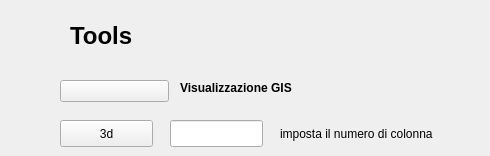
       <widget class="QWidget" name="tab_2">
        <attribute name="title">
         <string>Tool</string>
        </attribute>
        <widget class="QLabel" name="label_75">
         <property name="geometry">
          <rect>
           <x>70</x>
           <y>21</y>
           <width>396</width>
           <height>29</height>
          </rect>
         </property>
         <property name="minimumSize">
          <size>
           <width>396</width>
           <height>0</height>
          </size>
         </property>
         <property name="font">
          <font>
           <pointsize>18</pointsize>
           <weight>75</weight>
           <bold>true</bold>
          </font>
         </property>
         <property name="text">
          <string>Tools</string>
         </property>
        </widget>
        <widget class="QLabel" name="label_76">
         <property name="geometry">
          <rect>
           <x>180</x>
           <y>80</y>
           <width>161</width>
           <height>16</height>
          </rect>
         </property>
         <property name="font">
          <font>
           <weight>75</weight>
           <bold>true</bold>
          </font>
         </property>
         <property name="text">
          <string>Visualizzazione GIS</string>
         </property>
        </widget>
        <widget class="QToolButton" name="toolButtonGis">
         <property name="geometry">
          <rect>
           <x>60</x>
           <y>80</y>
           <width>109</width>
           <height>22</height>
          </rect>
         </property>
         <property name="minimumSize">
          <size>
           <width>109</width>
           <height>0</height>
          </size>
         </property>
         <property name="toolTip">
          <string/>
         </property>
         <property name="text">
          <string/>
         </property>
         <property name="icon">
          <iconset>
           <normaloff>:/images/GIS.png</normaloff>:/images/GIS.png</iconset>
         </property>
         <property name="shortcut">
          <string>Ctrl+G</string>
         </property>
         <property name="checkable">
          <bool>true</bool>
         </property>
         <property name="checked">
          <bool>false</bool>
         </property>
         <property name="toolButtonStyle">
          <enum>Qt::ToolButtonTextOnly</enum>
         </property>
         <property name="arrowType">
          <enum>Qt::NoArrow</enum>
         </property>
        </widget>
        <widget class="QPushButton" name="tre_d">
         <property name="geometry">
          <rect>
           <x>60</x>
           <y>120</y>
           <width>93</width>
           <height>27</height>
          </rect>
         </property>
         <property name="text">
          <string>3d</string>
         </property>
        </widget>
        <widget class="QLineEdit" name="tab_5">
         <property name="geometry">
          <rect>
           <x>170</x>
           <y>120</y>
           <width>93</width>
           <height>27</height>
          </rect>
         </property>
        </widget>
        <widget class="QLabel" name="label_49">
         <property name="geometry">
          <rect>
           <x>280</x>
           <y>120</y>
           <width>201</width>
           <height>27</height>
          </rect>
         </property>
         <property name="text">
          <string>imposta il numero di colonna</string>
         </property>
        </widget>
       </widget>
